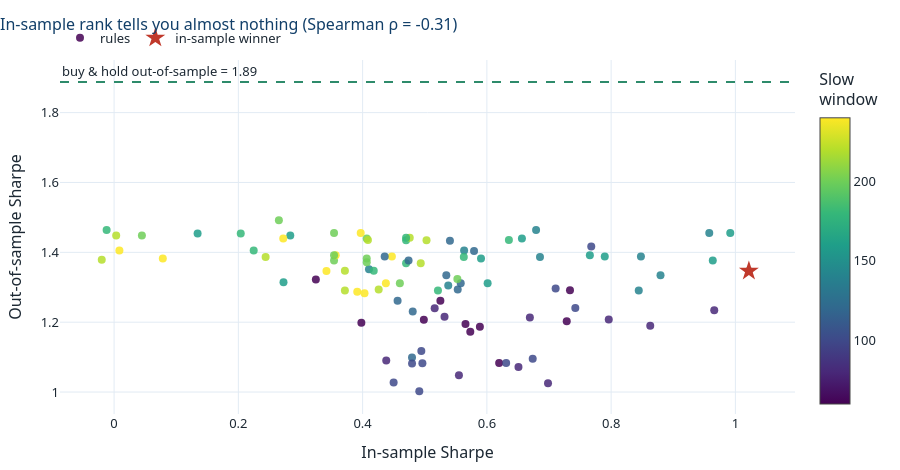

The cell this chart's notebook holds for it:
### Markdown cell above
The in-sample surface has structure. There is a ridge, the winner sits on it, and the picture invites you to believe the ridge means something.

Now press *Out-of-sample*. The ridge is gone. Not merely weaker — somewhere else entirely.

### Code cell
rho, pval = spearmanr(grid.IS, grid.OOS)
bh_oos = a.sharpe(rets.iloc[SPLIT:])

fig = go.Figure()
fig.add_trace(go.Scatter(x=grid.IS, y=grid.OOS, mode="markers",
                         marker=dict(size=8, color=grid.slow, colorscale="Viridis",
                                     showscale=True, opacity=0.85,
                                     colorbar=dict(title="Slow<br>window")),
                         text=[f"{f:.0f}/{s:.0f}" for f, s in zip(grid.fast, grid.slow)],
                         hovertemplate="%{text}<br>IS %{x:.2f} → OOS %{y:.2f}<extra></extra>",
                         name="rules"))
fig.add_trace(go.Scatter(x=[winner.IS], y=[winner.OOS], mode="markers",
                         marker=dict(size=15, color=C["red"], symbol="star"),
                         name="in-sample winner"))
fig.add_hline(y=bh_oos, line=dict(color=C["green"], width=2, dash="dash"),
              annotation_text=f"buy & hold out-of-sample = {bh_oos:.2f}",
              annotation_position="top left")
fig.update_xaxes(title="In-sample Sharpe")
fig.update_yaxes(title="Out-of-sample Sharpe")
style(fig, height=470,
      title=f"In-sample rank tells you almost nothing (Spearman ρ = {rho:+.2f})")
fig.show()

print(f"Spearman rank correlation, IS vs OOS : {rho:+.2f}  (p = {pval:.2f})")
print(f"Out-of-sample Sharpe across the grid : {grid.OOS.min():.2f} to {grid.OOS.max():.2f}")
print(f"Rules beating buy-and-hold OOS       : "
      f"{(grid.OOS > bh_oos).sum()} of {len(grid)}")

### Figure 1 — Plotly figure (JSON) as saved in the notebook; plotly's stock layout.template omitted (floating-point values rounded to 4 significant figures)
{"data": [{"hovertemplate": "%{text}<br>IS %{x:.2f} → OOS %{y:.2f}<extra></extra>", "marker": {"color": [60, 80, 100, 120, 140, 160, 180, 200, 220, 240, 60, 80, 100, 120, 140, 160, 180, 200, 220, 240, 60, 80, 100, 120, 140, 160, 180, 200, 220, 240, 60, 80, 100, 120, 140, 160, 180, 200, 220, 240, 60, 80, 100, 120, 140, 160, 180, 200, 220, 240, 60, 80, 100, 120, 140, 160, 180, 200, 220, 240, 60, 80, 100, 120, 140, 160, 180, 200, 220, 240, 60, 80, 100, 120, 140, 160, 180, 200, 220, 240, 60, 80, 100, 120, 140, 160, 180, 200, 220, 240, 60, 80, 100, 120, 140, 160, 180, 200, 220, 240], "colorbar": {"title": {"text": "Slow<br>window"}}, "colorscale": [[0, "#440154"], [0.1111, "#482878"], [0.2222, "#3e4989"], [0.3333, "#31688e"], [0.4444, "#26828e"], [0.5556, "#1f9e89"], [0.6667, "#35b779"], [0.7778, "#6ece58"], [0.8889, "#b5de2b"], [1, "#fde725"]], "opacity": 0.85, "showscale": true, "size": 8}, "mode": "markers", "name": "rules", "text": ["5/60", "5/80", "5/100", "5/120", "5/140", "5/160", "5/180", "5/200", "5/220", "5/240", "10/60", "10/80", "10/100", "10/120", "10/140", "10/160", "10/180", "10/200", "10/220", "10/240", "15/60", "15/80", "15/100", "15/120", "15/140", "15/160", "15/180", "15/200", "15/220", "15/240", "20/60", "20/80", "20/100", "20/120", "20/140", "20/160", "20/180", "20/200", "20/220", "20/240", "25/60", "25/80", "25/100", "25/120", "25/140", "25/160", "25/180", "25/200", "25/220", "25/240", "30/60", "30/80", "30/100", "30/120", "30/140", "30/160", "30/180", "30/200", "30/220", "30/240", "35/60", "35/80", "35/100", "35/120", "35/140", "35/160", "35/180", "35/200", "35/220", "35/240", "40/60", "40/80", "40/100", "40/120", "40/140", "40/160", "40/180", "40/200", "40/220", "40/240", "45/60", "45/80", "45/100", "45/120", "45/140", "45/160", "45/180", "45/200", "45/220", "45/240", "50/60", "50/80", "50/100", "50/120", "50/140", "50/160", "50/180", "50/200", "50/220", "50/240"], "type": "scatter", "x": [0.3247, 0.6692, 0.7107, 0.5793, 0.5378, 0.2727, 0.2038, 0.2652, 0.003376, 0.008535, 0.398, 0.7962, 0.768, 0.5531, 0.4102, 0.1344, -0.01202, 0.04476, -0.01986, 0.0784, 0.5252, 0.9659, 0.7423, 0.4806, 0.6792, 0.2836, 0.2247, 0.4066, 0.2439, 0.2722, 0.7338, 0.8629, 0.6738, 0.4795, 0.5634, 0.5906, 0.5629, 0.4066, 0.4085, 0.4471, 0.7285, 0.6509, 0.4962, 0.4563, 0.6855, 0.6564, 0.6354, 0.4066, 0.4935, 0.3418, 0.5656, 0.516, 0.4945, 0.4355, 0.8479, 0.7898, 0.4699, 0.354, 0.5029, 0.3969, 0.5888, 0.5318, 0.4499, 0.4739, 1.022, 0.9636, 0.4699, 0.354, 0.4759, 0.3567, 0.5733, 0.438, 0.4912, 0.5405, 0.9579, 0.9917, 0.4699, 0.354, 0.3715, 0.4374, 0.4985, 0.555, 0.4796, 0.5347, 0.8795, 0.7657, 0.4179, 0.46, 0.3715, 0.3914, 0.6198, 0.6984, 0.631, 0.5579, 0.8444, 0.6012, 0.5213, 0.5525, 0.4258, 0.403], "y": [1.322, 1.213, 1.297, 1.404, 1.305, 1.315, 1.454, 1.492, 1.448, 1.405, 1.199, 1.208, 1.417, 1.294, 1.351, 1.454, 1.464, 1.448, 1.379, 1.382, 1.261, 1.235, 1.241, 1.231, 1.464, 1.448, 1.405, 1.382, 1.387, 1.44, 1.291, 1.19, 1.096, 1.099, 1.405, 1.382, 1.387, 1.44, 1.436, 1.388, 1.203, 1.072, 1.083, 1.261, 1.387, 1.44, 1.436, 1.372, 1.369, 1.347, 1.195, 1.24, 1.118, 1.388, 1.388, 1.388, 1.369, 1.377, 1.435, 1.456, 1.187, 1.216, 1.027, 1.377, 1.347, 1.377, 1.435, 1.456, 1.442, 1.392, 1.173, 1.09, 1.002, 1.433, 1.456, 1.456, 1.442, 1.392, 1.347, 1.311, 1.207, 1.048, 1.082, 1.334, 1.334, 1.392, 1.347, 1.311, 1.291, 1.287, 1.083, 1.025, 1.083, 1.311, 1.291, 1.311, 1.291, 1.324, 1.293, 1.283]}, {"marker": {"color": "#C0392B", "size": 15, "symbol": "star"}, "mode": "markers", "name": "in-sample winner", "type": "scatter", "x": [1.022], "y": [1.347]}], "layout": {"annotations": [{"showarrow": false, "text": "buy & hold out-of-sample = 1.89", "x": 0, "xanchor": "left", "xref": "x domain", "y": 1.888, "yanchor": "bottom", "yref": "y"}], "colorway": ["#123F69", "#C0392B", "#2E8B6B", "#E8A33D", "#2E7EBB", "#7A8994"], "font": {"color": "#1C2833", "family": "Segoe UI, Helvetica, Arial, sans-serif", "size": 13}, "height": 470, "hoverlabel": {"font": {"size": 12}}, "legend": {"orientation": "h", "x": 0, "xanchor": "left", "y": 1.02, "yanchor": "bottom"}, "margin": {"b": 50, "l": 60, "r": 30, "t": 60}, "shapes": [{"line": {"color": "#2E8B6B", "dash": "dash", "width": 2}, "type": "line", "x0": 0, "x1": 1, "xref": "x domain", "y0": 1.888, "y1": 1.888, "yref": "y"}], "title": {"font": {"color": "#123F69", "size": 16}, "text": "In-sample rank tells you almost nothing (Spearman ρ = -0.31)", "x": 0, "xanchor": "left"}, "xaxis": {"gridcolor": "#E2EBF4", "showgrid": true, "title": {"text": "In-sample Sharpe"}, "zeroline": false}, "yaxis": {"gridcolor": "#E2EBF4", "showgrid": true, "title": {"text": "Out-of-sample Sharpe"}, "zeroline": false}}}
